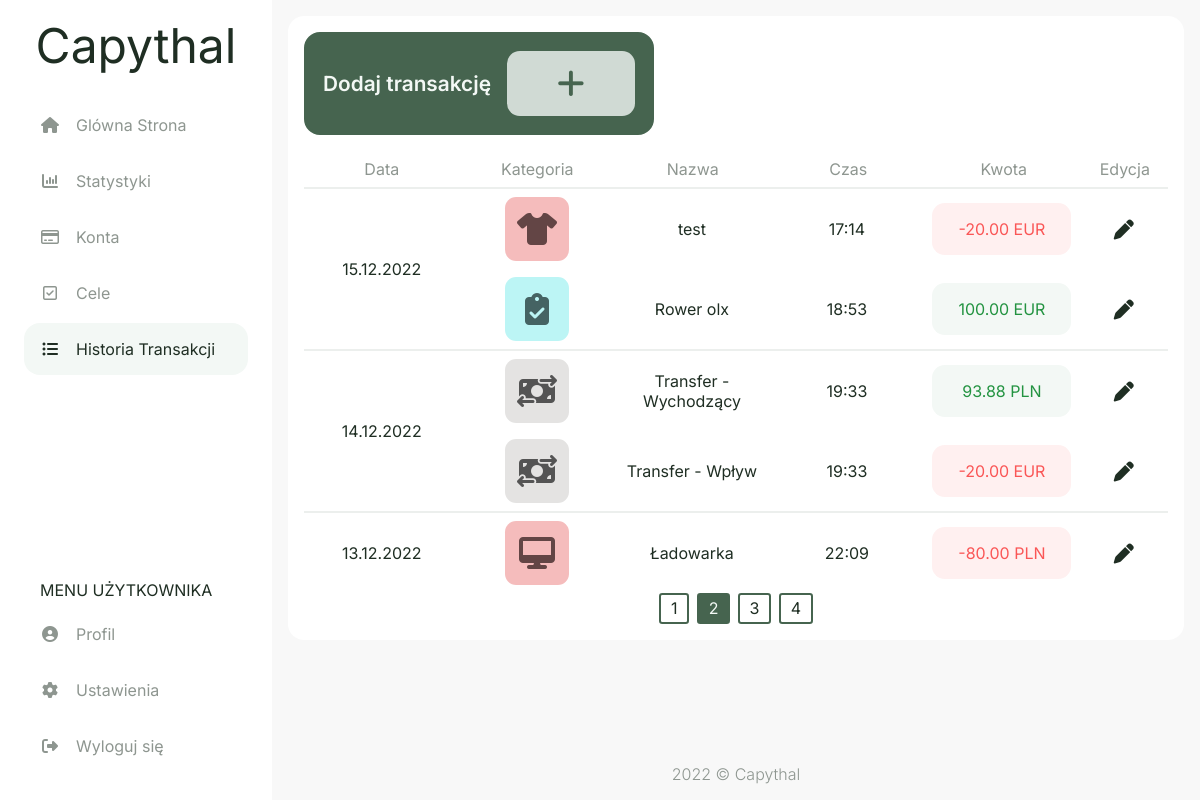
The app's page /history?page=2 (signed in) with its own data.
### capythal/models.py (models this page shows, shortened)
class transaction(db.Model):
    id = db.Column(db.Integer, primary_key=True)
    account_id = db.Column(db.Integer, db.ForeignKey('account.id'), nullable=False)
    category_id = db.Column(db.Integer, db.ForeignKey('category.id'), nullable=False)
    tr_type_id = db.Column(db.Integer, db.ForeignKey('tr_type.id'), nullable=False)
    name = db.Column(db.String(50), nullable=False)
    amount = db.Column(db.Numeric(12,2), nullable=False)
    date = db.Column(db.Date, nullable=False , default=datetime.today)
    time = db.Column(db.Time, nullable=False , default=datetime.now().time())

class style(db.Model):
    id = db.Column(db.Integer, primary_key=True)
    name = db.Column(db.String(20), nullable=False)
    name_pl = db.Column(db.String(20), nullable=False)
    category = db.relationship("category", backref="style", lazy=True)
    account = db.relationship("account", backref="style", lazy=True)
    goal = db.relationship("goal", backref="style", lazy=True)

class category(db.Model):
    id = db.Column(db.Integer, primary_key=True)
    style_id = db.Column(db.Integer, db.ForeignKey('style.id'), nullable=False)
    tr_type_id = db.Column(db.Integer, db.ForeignKey('tr_type.id'), nullable=False)
    name = db.Column(db.String(20), nullable=False)
    icon = db.Column(db.String(20), nullable=False)
    transaction = db.relationship("transaction", backref="category", lazy=True)

class currency(db.Model):
    id = db.Column(db.Integer, primary_key=True)
    name = db.Column(db.String(20), nullable=False)
    account = db.relationship("account", backref="currency", lazy=True)
    settings = db.relationship("settings", backref="currency", lazy=True)

### capythal/routes.py (the view, shortened to what this page needs)
@app.route('/history', methods=['GET', 'POST'])
@login_required
def history():
    form_inc_add = addIncTrForm()
    form_exp_add = addExpTrForm()
    form_trf_add = addTrfTrForm()
    form_edit = editTrForm()
    page = request.args.get('page',1,type=int)
    transactions = db.session.query(transaction,tr_type,account,currency,category,style).join(tr_type, transaction.tr_type_id==tr_type.id).join(account, transaction.account_id==account.id).join(currency, currency.id==account.currency_id).join(category, transaction.category_id==category.id).join(style, category.style_id==style.id).filter(account.user_id == current_user.id).order_by(desc(transaction.date)).paginate(page=page, per_page=5)
    tr_dates = []
    for tr_date in transactions.items:
        if not tr_date.transaction.date in tr_dates:
            tr_dates.append(tr_date.transaction.date)
    inc_cat_list = db.session.query(category).filter(category.tr_type_id == 2)
    form_inc_add.inc_category.choices = [(i.id, i.name) for i in inc_cat_list]
    exp_cat_list = db.session.query(category).filter(category.tr_type_id == 1)
    form_exp_add.exp_category.choices = [(i.id, i.name) for i in exp_cat_list]
    user_accs = db.session.query(account,acc_type,currency).join(acc_type).join(style).join(currency).filter(account.user_id == current_user.id)
    accs_list = [(i.account.id, f"{i.account.fin_inst} - {i.acc_type.name} {i.currency.name}") for i in user_accs]
    form_inc_add.account.choices = accs_list
    form_exp_add.account.choices = accs_list
    form_trf_add.account_f.choices = accs_list
    form_trf_add.account_to.choices = accs_list
    return render_template("history.html", transactions = transactions, tr_dates = tr_dates, accs_list = accs_list, inc_cat_list = inc_cat_list, exp_cat_list = exp_cat_list, form_inc_add = form_inc_add, form_exp_add = form_exp_add, form_trf_add = form_trf_add, form_edit = form_edit)

### capythal/models.py (called while the page is built)
@login_manager.user_loader
def load_user(user_id):
    return user.query.get(int(user_id))

### capythal/templates/history.html (shortened to what this page needs)
{% extends "layout.html" %}
{% set active_page = "history" %}
{% block head %}
  {{ super() }}
  <link rel="stylesheet" href="{{ url_for('static', filename='css/history.css') }}">
  <link rel="stylesheet" href="{{ url_for('static', filename='css/modals/f-modal.css') }}">
  <link rel="stylesheet" href="{{ url_for('static', filename='css/modals/tr-modal.css') }}">
  <link rel="stylesheet" href="{{ url_for('static', filename='css/modals/etr-modal.css') }}">
{% endblock %}
{% block content %}
<div class="history-flexbox bg-white">
  <div class="buttons">
    <a href="#modal-add" class="add-tr-btn fs-3">
      <span class="fw-semibold">Dodaj transakcję</span>
      <span class="tr-plus fa fa-fw fa-xl fa-plus bg-success-secondary"></span>
    </a>
  </div>
  <div class="table-container" role="table" aria-label="Destinations">
    <div class="flex-table header" role="rowgroup">
      <div class="flex-row first-header" role="columnheader">Data</div>
      <div class="flex-row" role="columnheader">Kategoria</div>
      <div class="flex-row" role="columnheader">Nazwa</div>
      <div class="flex-row" role="columnheader">Czas</div>
      <div class="flex-row" role="columnheader">Kwota</div>
      <div class="flex-row-edit" role="columnheader">Edycja</div>
    </div>
    {% for tr_date in tr_dates %}
    <div class="flex-table row" role="rowgroup">
      <div class="flex-row rowspan first">{{ tr_date.strftime("%d.%m.%Y") }}</div>
      <div class="column">
        {% for transaction,tr_type,account,currency,category,style in transactions.items %}
          {% if transaction.date == tr_date %}
          <div class="flex-row">
            <div class="flex-cell" role="cell">
              <div class="category-square style-{{ style.name }} my-auto">
                <span class="fa fa-lg fa-{{ category.icon }}"></span>
              </div>
            </div>
            <div class="flex-cell" role="cell">{{ transaction.name }}</div>
            <div class="flex-cell cell-time" role="cell">{{ transaction.time.strftime("%-H:%M") }}</div>
            <div class="flex-cell cell-amount" role="cell">
              <div class="amount {% if tr_type.name == 'Wydatek' %}{{ 'bg-danger fc-danger' }}{% else %}{{ 'bg-success fc-success' }}{% endif %}">
                {% if tr_type.name == 'Wydatek' %}{{ "-" }}{% endif %}{{ transaction.amount }} {{ currency.name }}
              </div>
            </div>
            <div class="flex-cell-edit" role="cell">
              <a href="#modal-edit{{ transaction.id }}" class="fa fa-lg fa-pen"></a>
            </div>
          </div>
          {% endif %}
        {% endfor %}
      </div>
    </div>
    {% endfor %}
    <div class="pagination">
    {% for page_num in transactions.iter_pages(left_edge=1, right_edge=1, left_current=1, right_current=2) %}
      {% if page_num %}
        {% if transactions.page == page_num %}
          <a href="{{ url_for('history', page=page_num) }}" class="page-btn-active">{{ page_num }}</a>
        {% else %}
          <a href="{{ url_for('history', page=page_num) }}" class="page-btn">{{ page_num }}</a>
        {% endif %}
      {% else %}
        ...
      {% endif %}
    {% endfor %}
    </div>
  </div>
</div>
{% endblock %}

### capythal/static/css/style.css (style rules this page uses)
html, body { padding: 0; margin: 0; }
html { height: 100%; font-family: 'Inter', sans-serif; width: 100%; }
body { background-color: #F8F8F8; color: #1F2E23; min-height: 100vh; display: flex; flex-direction: column; }
* { box-sizing: border-box; }
a { color: #1F2E23; cursor: pointer; text-decoration: none; }
.bg-white { background-color: #FFFFFF; }
.bg-success { background-color: #F3F8F5; }
.bg-danger { background-color: #FFF0F0; }
.bg-success-secondary { background-color: #D0DAD4; }
.style-red { color: hsl(0, 18%, 33%); background-color: hsl(0, 75%, 85%); }
.style-cyan { color: hsl(180, 18%, 33%); background-color: hsl(180, 75%, 85%); }
.style-grey { color: hsl(0, 0%, 33%); background-color: hsl(40, 5%, 89%) }
.fc-success { color: #239341; }
.fc-danger { color: #FA5656; }
.fw-semibold { font-weight: 600 !important; }
.my-auto { margin: auto 0; }
.tr-plus { color: #46644F; margin: auto; }
.category-square { font-size: 1rem; height: 3rem; border-radius: 0.7rem; display: flex; aspect-ratio: 1/1; }
.category-square > * { margin: auto; }
.fs-3 { font-size: 1rem; }
@media (min-width: 500px) { .category-square { font-size: 1.6rem; height: 4rem; } }
@media (min-width: 500px) { .fs-3 { font-size: 1.5rem; } }
@media (min-width: 800px) { .fs-3 { font-size: 1.3rem; } }

### capythal/static/css/history.css (style rules this page uses)
.history-flexbox { border-radius: 1rem; margin: 1rem; padding: 1rem; gap: 1rem; }
.buttons { display: flex; justify-content: space-between; }
.filter-btn, .add-tr-btn { transition: 0.2s; border-radius: 1rem; border: 0.2rem solid #46644F; padding: 1rem; display: flex; margin-bottom: 1rem; cursor: pointer; }
.add-tr-btn { justify-content: space-between; align-items: center; background-color: #46644F; color: #F3F8F5; }
.tr-plus { justify-content: center; min-width: 8rem; display: flex; padding: 2rem; border-radius: 0.8rem; color: #46644F; margin: auto 0 auto 1rem; }
.category-square { margin: 0 auto; }
.amount { padding: 1rem; border-radius: 0.8rem; word-wrap: anywhere; }
.table-container { display: block; margin: 0 auto; }
.flex-table { display: flex; flex-flow: row wrap; align-items: center; }
.flex-table.header { border-radius: 1rem; color: #8E9690; }
.flex-row, .flex-row-edit { text-align: center; padding: 0.5em 0.5em; }
.rowspan { display: flex; flex-flow: row wrap; align-items: flex-start; justify-content: center; }
.column { display: flex; flex-flow: column wrap; flex: 1 1; padding: 0; }
.column .flex-row, .column .flex-row-edit { display: flex; flex-flow: row wrap; width: 100%; padding: 0; border: 0; }
.flex-cell { margin: auto 0; text-align: center; padding: 0.5em 0.5em; }
.pagination { display: flex; justify-content: center; gap: 0.5rem; }
.page-btn, .page-btn-active { transition: 0.2s; padding: 0.2rem 0.6rem; border-radius: 0.2rem; border: #46644F 2px solid; }
.page-btn:hover, .page-btn-active { transition: 0.2s; background-color: #46644F; color: #F3F8F5; }
.flex-cell-edit { margin: auto 0; width: 12.5%; text-align: center; padding: 0.5em 0.5em; }
@media (min-width: 800px) { .flex-row { width: calc(90% / 4); } }
@media (min-width: 800px) { .flex-cell { margin: auto 0; width: calc(87.5% / 4); } }
@media (min-width: 1100px) { .flex-table.row { border-top: 2px solid rgb(70,100,79,0.1); } }
@media (min-width: 1100px) { .flex-row { width: calc(90% / 5); } }
@media (min-width: 1100px) { .flex-row-edit { width: 10%; } }

### records on screen
transaction: strftime "15.12.2022", value "-", name "EUR"
transaction: name "EUR"
transaction: strftime "14.12.2022", name "PLN"
transaction: value "-", name "EUR"
transaction: strftime "13.12.2022", value "-", name "PLN"

### other values on screen
{{ page_num }} "1" "3" "4"
{{ page_num }} "2"
